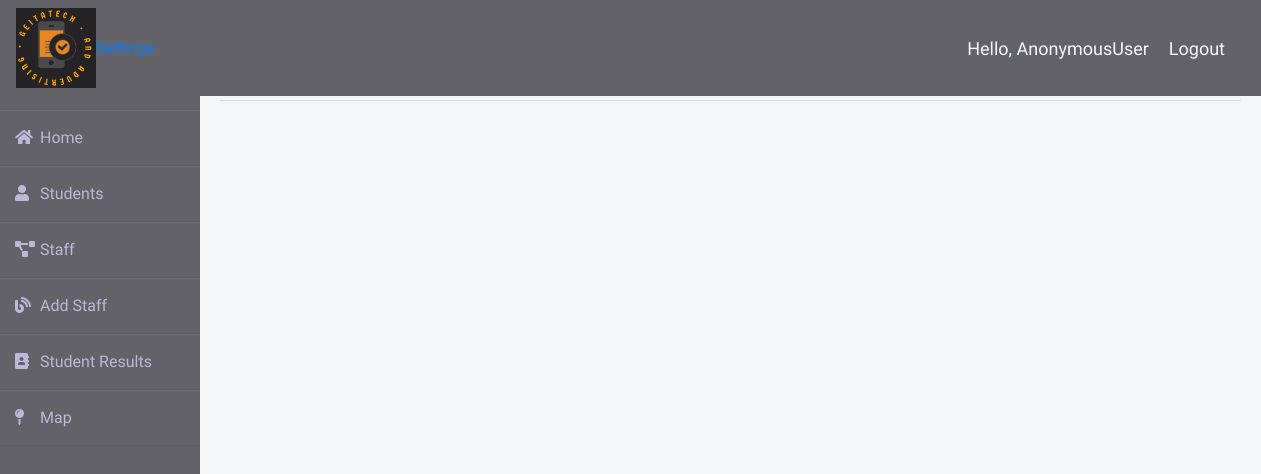
The page /teachers/ on the database as committed earlier.
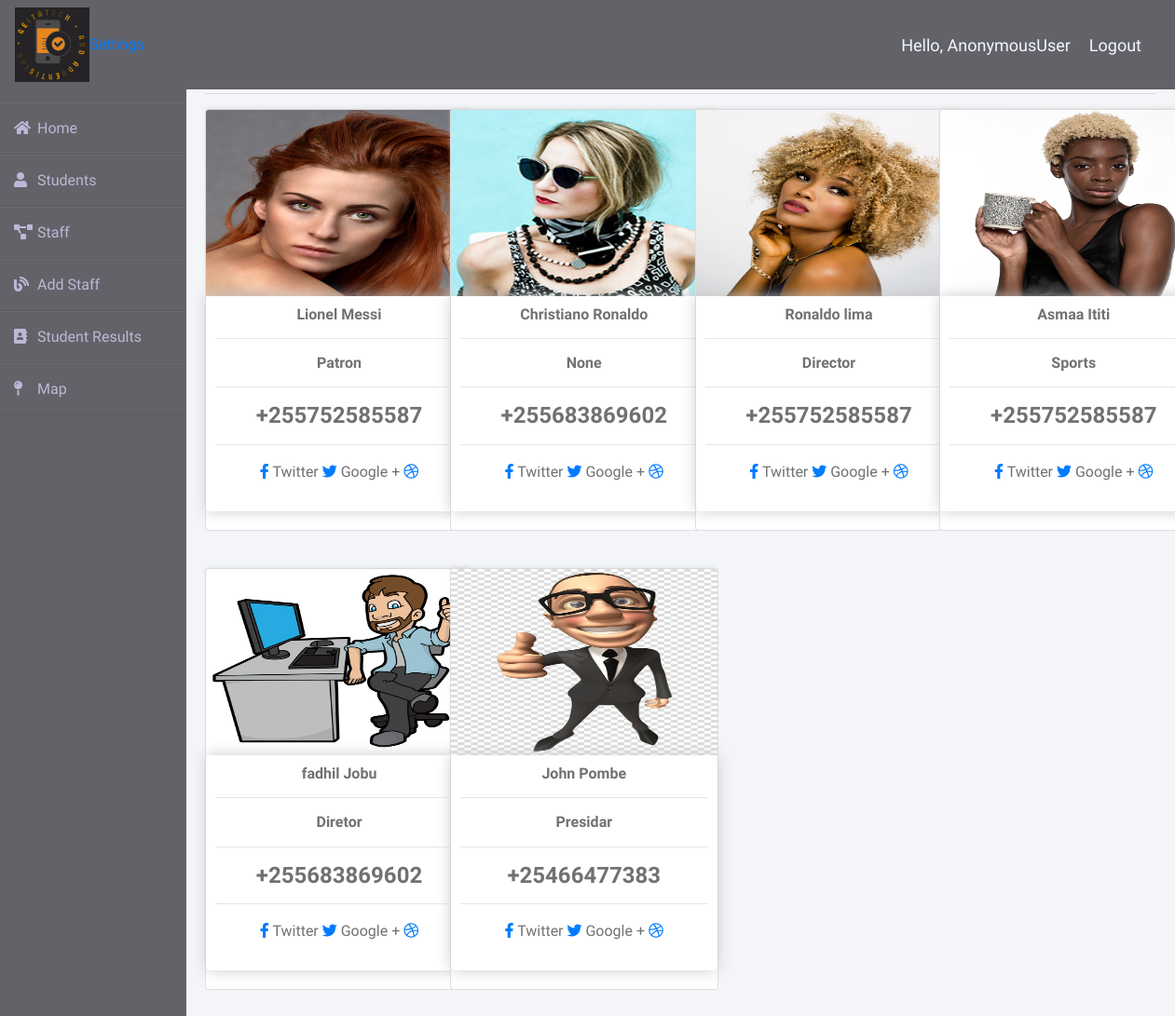
The same page on the database as committed later.
### website/models.py (models this page shows, shortened)
class Teacher(models.Model):
    name = models.CharField(max_length=200, null=True, blank=True)
    title = models.CharField(max_length=200, null=True)
    classroom = models.ForeignKey(Classroom, on_delete=models.DO_NOTHING, null=True)
    phone_number = PhoneNumberField(null=True)
    image = models.ImageField(default="/profile_pics/glogo.png", null=True, blank=True)

### website/views.py (the view)
# urls.py: path('teachers/', TeacherListView.as_view(), name='teachers'),
class TeacherListView(ListView):
    model = Teacher
    template_name = 'website/teachers.html'
    context_object_name = 'teachers'

### website/templates/website/teachers.html
{% extends 'website/main.html' %}
{% load static %}
{% block content %}
    <hr>
	<div class="row">
		{% for teacher in teachers %}
		<div class="col-lg-3">
            <div class="card text-center" style="width: 18rem;">
            <img class="thumbnail card-img-top" src="{{teacher.image.url}}">
			<div class="box-element product">
				<h6><strong>{{teacher.name}}</strong></h6>
				<hr>
                <h6><strong>{{teacher.title}}</strong></h6>
				<hr>
                <h4><strong>{{teacher.phone_number}}</strong></h4>
                <hr>
                <div class="text-center">
                <a type="button" class="btn-floating btn-small btn-fb"><i class="fab fa-facebook-f"></i></a>
                Twitter
                <a type="button" class="btn-floating btn-small btn-tw"><i class="fab fa-twitter"></i></a>
                 Google +
                <a type="button" class="btn-floating btn-small btn-dribbble"><i class="fab fa-dribbble"></i></a>
                </div>
			</div>
        </div>
		</div>
        {% endfor %}
    </div>
{% endblock content %}

### website/templates/website/main.html (shortened to what this page needs)
{% load static %}
<!DOCTYPE html>
<html lang="en">
<head>
    <link rel="stylesheet" href="https://stackpath.bootstrapcdn.com/bootstrap/4.5.2/css/bootstrap.min.css">
    <link rel="stylesheet" href="{% static 'website/main.css' %}">
    <link rel="stylesheet" href="{% static 'website/main.js' %}">
    <link rel="stylesheet" href="https://use.fontawesome.com/releases/v5.8.1/css/all.css">
</head>
<body>
<div class="wrapper">
    <div class="sidebar">
        <div class="toggle-btn" onclick="toggleSidebar()">
        <ul>
            <li><a href="{% url 'home' %}"><i class="fas fa-home"></i>Home</a></li>
            <li><a href="{% url 'students' %}"><i class="fas fa-user"></i>Students</a></li>
            <li><a href="{% url 'teachers' %}"><i class="fas fa-project-diagram"></i>Staff</a></li>
            <li><a href="{% url 'staff' %}"><i class="fas fa-blog"></i>Add Staff</a></li>
            <li><a href="#"><i class="fas fa-address-book"></i>Student Results</a></li>
            <li><a href="#"><i class="fas fa-map-pin"></i>Map</a></li>
        </ul>
    </div>
    </div>
    <div class="main_content">
        {% load static %}
<nav class="navbar navbar-expand-lg fixed-top">
    <div class="logo">
        <a href="{% url 'home' %}">
          <img class="circular" src="/media/profile_pics/mylogo.gif" width="80" height="80">
        </a>
      </div>
    <div class="collapse navbar-collapse" id="navbarNav">
      <ul class="navbar-nav">
        {% if request.user.is_staff %}
        <li class="nav-item active">
          <a class="nav-link text-white" href="#">Home</a>
        </li>
        <br>
        {% else %}
        <li id="nav-item">
          <a id="nav-link text-white" href="{% url 'account' %}">Settings</a>
        </li>
        {% endif %}
      </ul>
    </div>
    <span class='hello-msg'>Hello, {{request.user}}</span>
    <span><a class="hello-msg" href="{% url 'logout' %}"">Logout</a></span>
  </nav>
        <div class="info">
          {% block content %}{% endblock %}
      </div>
    </div>
</div>
</body>
</html>

### website/static/website/main.css (style rules this page uses)
* { margin: 0; padding: 0; box-sizing: border-box; list-style: none; text-decoration: none; font-family: 'Josefin Sans', sans-serif; }
body { background-color: #f3f5f9; margin-top: 5rem; }
.wrapper { display: flex; position: relative; }
.wrapper .sidebar { width: 200px; height: 100%; background: #636268; padding: 30px 0px; position: fixed; }
.wrapper .sidebar ul li { padding: 15px; border-bottom: 1px solid #bdb8d7; border-bottom: 1px solid rgba(0,0,0,0.05); border-top: 1px solid rgba(255,255,255,0.05); }
.wrapper .sidebar ul li a { color: #bdb8d7; display: block; }
.wrapper .sidebar ul li a .fas { width: 25px; }
.wrapper .main_content { width: 100%; margin-left: 200px; }
.wrapper .main_content .info { margin: 20px; color: #717171; line-height: 25px; }
.wrapper .main_content .info div { margin-bottom: 20px; }
.navbar { background-color: #636268; color: white; }
.box-element { box-shadow:hsl(0, 0%, 80%) 0 0 16px; background-color: #fff; border-radius: 4px; padding: 10px; }
.thumbnail { width: 100%; height: 200px; -webkit-box-shadow: -1px -3px 5px -2px rgba(214,214,214,1); -moz-box-shadow: -1px -3px 5px -2px rgba(214,214,214,1); box-shadow: -1px -3px 5px -2px rgba(214,214,214,1); }
.product { border-radius: 0 0 4px 4px; }

### website/templates/website/main.html (style rules this page uses)
.hello-msg { color: aliceblue; font-size: 18px; margin-right: 20px; }

Rows that differ between the two databases and show on the page:
added Teacher: image (picture), name "Lionel Messi", title "Patron", phone_number "+255752585587"
added Teacher: image (picture), name "Christiano Ronaldo", title "None", phone_number "+255683869602"
added Teacher: image (picture), name "Ronaldo lima", title "Director", phone_number "+255752585587"
added Teacher: image (picture), name "Asmaa Ititi", title "Sports", phone_number "+255752585587"
added Teacher: image (picture), name "fadhil Jobu", title "Diretor", phone_number "+255683869602"
added Teacher: image (picture), name "John Pombe", title "Presidar", phone_number "+25466477383"
